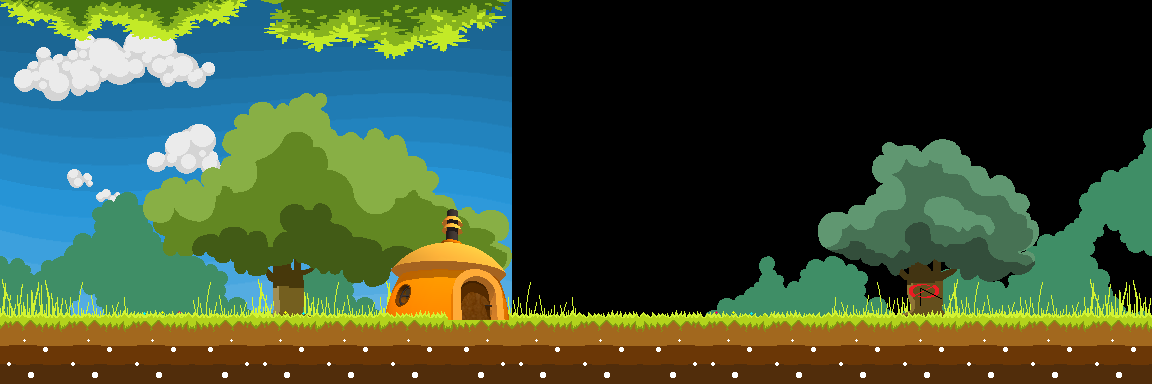

This is a level from a 2D game, rendered from its Tiled map with the project's own tilesets. A one-line summary and the map file follow, with tile-layer data summarised:
An orthogonal 18x6 tile map with 64x64 px tiles, 4 tile layers (fondo2, fondo1, house, 1 plano), 2 tilesets, 3 image layers and 8 objects (2x Warp, 2x BirdSource, Secrets/TatakuaDoor, Clavele, Pombero, ...).

<map version="1.0" orientation="orthogonal" width="18" height="6" tilewidth="64" tileheight="64">
 <properties>
  <property name="music" value="MISTERIO EN EL MONTE (ver para mapa y home)" />
 </properties>
 <tileset firstgid="1" name="home" tilewidth="64" tileheight="64">
  <image source="home.png" width="512" height="512" />
  <tile id="0">
   <properties>
    <property name="Collision" value="" />
   </properties>
  </tile>
  <tile id="15">
   <properties>
    <property name="collision" value="plane" />
   </properties>
  </tile>
 </tileset>
 <tileset firstgid="65" name="PLANCHA3" tilewidth="64" tileheight="64">
  <image source="PLANCHA3.png" width="512" height="512" />
 </tileset>
 <imagelayer name="Sky" width="18" height="6">
  <image source="cielo.png" trans="00aaff" />
  <properties>
   <property name="padding" value="0.005" />
  </properties>
 </imagelayer>
 <imagelayer name="nubes" width="18" height="6">
  <image source="Clouds2.png" />
  <properties>
   <property name="size" value="norepeatx" />
   <property name="speed" value="0.1" />
  </properties>
 </imagelayer>
 <layer name="fondo2" width="18" height="6">
  <data>[108 cells, 20 non-empty, 7 distinct tile ids]</data>
 </layer>
 <layer name="fondo1" width="18" height="6">
  <data>[108 cells, 14 non-empty, 10 distinct tile ids]</data>
 </layer>
 <layer name="house" width="18" height="6">
  <data>[108 cells, 27 non-empty, 24 distinct tile ids]</data>
 </layer>
 <layer name="1 plano" width="18" height="6">
  <data>[108 cells, 45 non-empty, 19 distinct tile ids]</data>
 </layer>
 <objectgroup name="Capa de Objetos 1" width="18" height="6">
  <object name="Start" type="Secrets/TatakuaDoor" x="448" y="256" width="64" height="64" />
  <object name="salida" type="Warp" x="0" y="0" width="64" height="320">
   <properties>
    <property name="Warp" value="exit" />
   </properties>
  </object>
  <object name="salida" type="Warp" x="1088" y="0" width="64" height="320">
   <properties>
    <property name="Warp" value="exit" />
   </properties>
  </object>
  <object type="Clavele" x="960" y="128" width="64" height="64">
   <properties>
    <property name="file" value="GUI/Conversations/ClavelDialogs" />
    <property name="nameId" value="Adonde" />
    <property name="oneShotId" value="Hola" />
   </properties>
  </object>
  <object type="Pombero" x="448" y="128" width="64" height="64" />
  <object type="Clavel" gid="56" x="960" y="256">
   <properties>
    <property name="file" value="GUI/Conversations/ClavelDialogs" />
    <property name="nameId" value="Adonde" />
    <property name="oneShotId" value="Hola" />
   </properties>
  </object>
  <object name="aVES" type="BirdSource" x="896" y="128" width="64" height="64" />
  <object name="aVES" type="BirdSource" x="256" y="128" width="64" height="64" />
 </objectgroup>
 <imagelayer name="Frente" width="18" height="6">
  <image source="Scroll trees 1.png" />
  <properties>
   <property name="offset" value="0, 3.5" />
   <property name="padding" value="0, 0.6" />
   <property name="scroll" value="relative" />
   <property name="speed" value=".4, 0.075" />
  </properties>
 </imagelayer>
</map>
